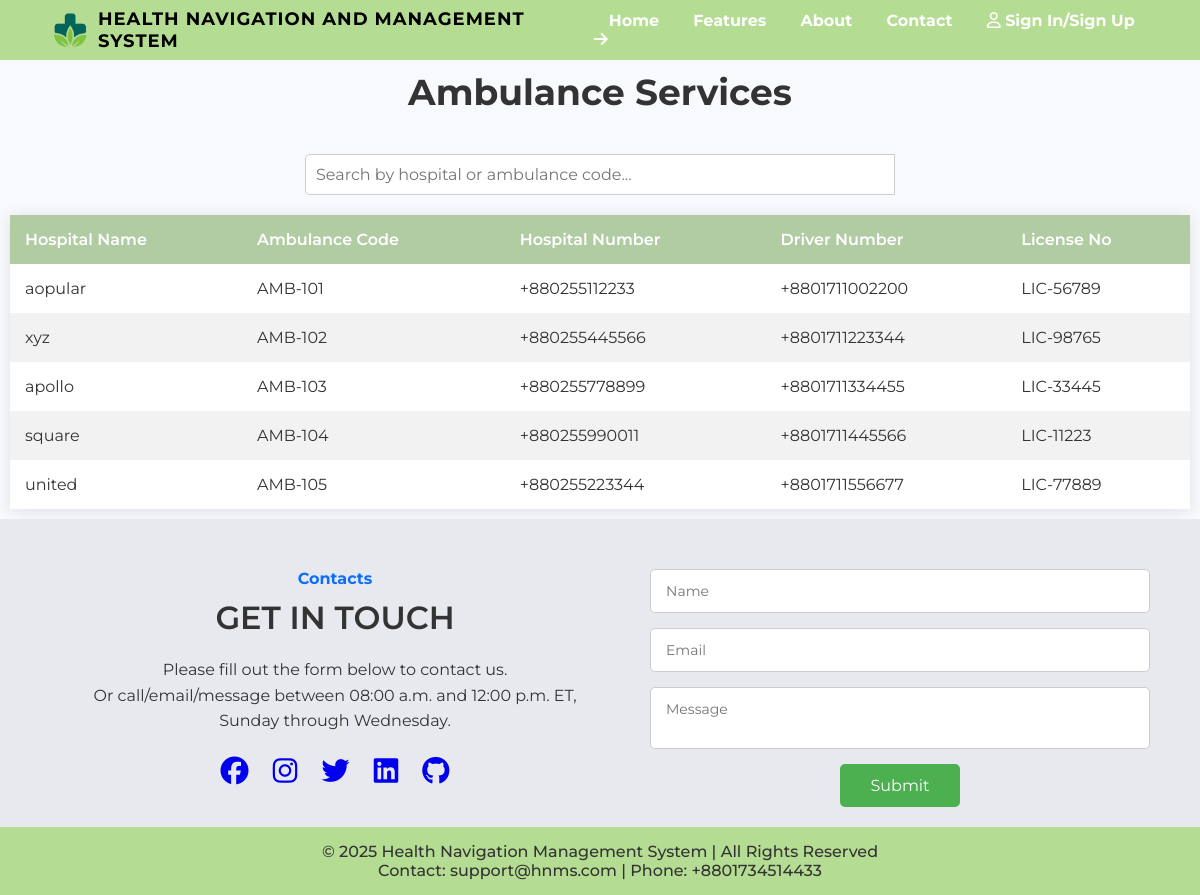
The page /view/landingPageAmbulance.php on the database its author committed.
### tables this page shows
CREATE TABLE `ambulance` (
  `ambulanceId` int(11) NOT NULL,
  `hospitalName` varchar(100) NOT NULL,
  `ambulanceCode` varchar(50) NOT NULL,
  `hospitalNumber` varchar(20) DEFAULT NULL,
  `driverNumber` varchar(20) DEFAULT NULL,
  `licenseNo` varchar(50) NOT NULL
);

### controller/landingPageController.php (called while the page is built, shortened)
<?php
require_once '../model/landingPageData.php';
$dataModel = new LandingPageData();
if (isset($pageType)) {
    switch ($pageType) {
        case 'ambulance':
            $ambulanceData = $dataModel->getAmbulanceData();
            break;
    }
}
?>

### model/landingPageData.php (called while the page is built, shortened)
<?php
require_once '../config/db_connection.php';
class LandingPageData {
    public function getAmbulanceData() {
        global $conn;
        $sql = "SELECT hospitalName, ambulanceCode, hospitalNumber, driverNumber, licenseNo FROM ambulance";
        $result = $conn->query($sql);
        $ambulances = [];
        if ($result->num_rows > 0) {
            while($row = $result->fetch_assoc()) {
                $ambulances[] = $row;
            }
        }
        return $ambulances;
    }
}
?>

### view/landingPageAmbulance.php (the view, shortened to what this page needs)
<!DOCTYPE html>
<html lang="en">
<head>
  <link rel="stylesheet" href="../assets/css/landingpage.css">
</head>
<body>
<?php include 'header.php'; ?>
<?php
    $pageType = 'ambulance';
    include '../controller/landingPageController.php';
?>
<link rel="stylesheet" href="../assets/css/landingExtension.css">
<section class="diagnostic">
    <h2>Ambulance Services</h2>
    <div class="search-container">
        <input type="text" id="ambulanceSearchInput" placeholder="Search by hospital or ambulance code...">
    </div>
    <div class="table-container">
        <table>
            <thead>
                <tr>
                    <th>Hospital Name</th>
                    <th>Ambulance Code</th>
                    <th>Hospital Number</th>
                    <th>Driver Number</th>
                    <th>License No</th>
                </tr>
            </thead>
            <tbody id="ambulanceTableBody">
                <?php if (!empty($ambulanceData)): ?>
                    <?php foreach ($ambulanceData as $ambulance): ?>
                        <tr>
                            <td><?php echo htmlspecialchars($ambulance['hospitalName']); ?></td>
                            <td><?php echo htmlspecialchars($ambulance['ambulanceCode']); ?></td>
                            <td><?php echo htmlspecialchars($ambulance['hospitalNumber']); ?></td>
                            <td><?php echo htmlspecialchars($ambulance['driverNumber']); ?></td>
                            <td><?php echo htmlspecialchars($ambulance['licenseNo']); ?></td>
                        </tr>
                    <?php endforeach; ?>
                <?php else: ?>
                    <tr>
                        <td colspan="5">No ambulance data available at the moment.</td>
                    </tr>
                <?php endif; ?>
            </tbody>
        </table>
    </div>
</section>
<section>
    <?php include '../view/footer.php'; ?>
</section>
</body>
</html>

### assets/css/landingpage.css (style rules this page uses)
* { margin: 0; padding: 0; box-sizing: border-box; font-family: 'Montserrat', sans-serif; }
body { background: #f8f9fc; color: #333; }

### assets/css/landingExtension.css (style rules this page uses)
.diagnostic { padding: 10px; text-align: center; }
.diagnostic h2 { font-size: 36px; margin-bottom: 40px; }
.search-container { margin-bottom: 20px; }
.search-container input[type="text"] { width: 50%; padding: 10px; border: 1px solid #ccc; border-radius: 5px 0 0 5px; font-size: 16px; }
.table-container { margin: 0 auto; max-width: 1200px; }
table { width: 100%; border-collapse: collapse; box-shadow: 0 2px 15px rgba(0, 0, 0, 0.1); background-color: #fff; }
thead { background-color: rgba(100, 153, 70, 0.5); color: #fff; }
th, td { padding: 15px; text-align: left; }
th { font-weight: 600; }
tbody tr:nth-child(even) { background-color: #f2f2f2; }

### rows shown on the page
ambulance: hospitalName "aopular", ambulanceCode "AMB-101", hospitalNumber "+880255112233", driverNumber "+8801711002200", licenseNo "LIC-56789"
ambulance: hospitalName "xyz", ambulanceCode "AMB-102", hospitalNumber "+880255445566", driverNumber "+8801711223344", licenseNo "LIC-98765"
ambulance: hospitalName "apollo", ambulanceCode "AMB-103", hospitalNumber "+880255778899", driverNumber "+8801711334455", licenseNo "LIC-33445"
ambulance: hospitalName "square", ambulanceCode "AMB-104", hospitalNumber "+880255990011", driverNumber "+8801711445566", licenseNo "LIC-11223"
ambulance: hospitalName "united", ambulanceCode "AMB-105", hospitalNumber "+880255223344", driverNumber "+8801711556677", licenseNo "LIC-77889"
